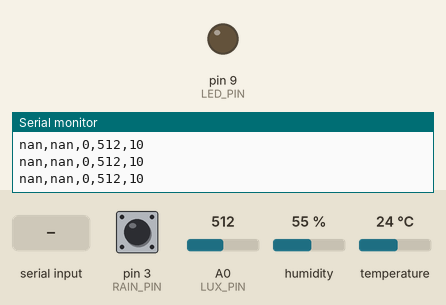
A sketch run on a simulated Arduino Uno, built with avr-gcc and run on an emulated ATmega328P. Parts: output pins drawn as LEDs (lit = HIGH), the last lines printed to the serial monitor. Inputs (shaded band) come from the test bench; at power-on: pin 3 (RAIN_PIN) HIGH, A0 (LUX_PIN) = 512, humidity 55 %, temperature 24 °C. The local clock reads 2024-03-15 10:24:30 at power-on unless the sketch sets it.

Above: at 1.2 s.
1.3 s: "30,150\n" received over Serial
2.8 s: "2\n" received over Serial
At 3.3 s:
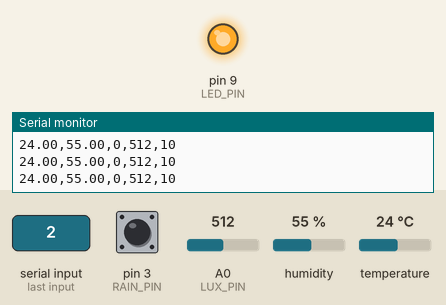
4.3 s: "90,45\n" received over Serial
At 5.7 s:
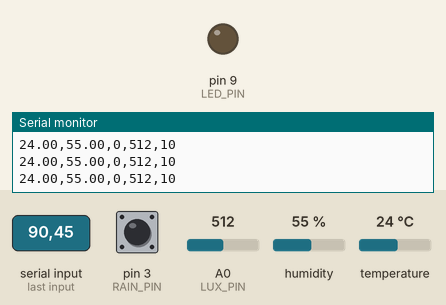
14.2 s: "1\n" received over Serial
At 15.6 s:
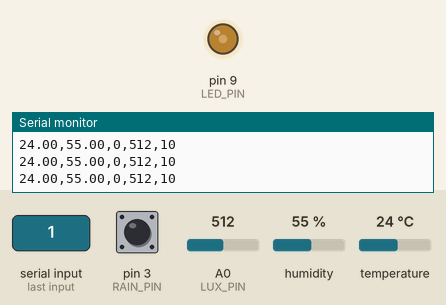
Timing chart, 0 to 17.2 s (numbered marks = the images above; inputs shaded):
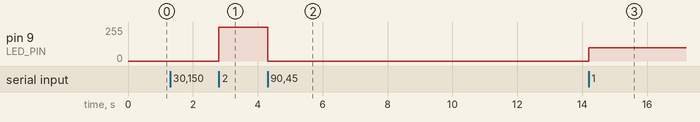

The sketch:

bug_lure.ino
```cpp
// 엄물포 | 기상 반응형 395nm 날벌레 유인 장치 (아두이노 나노)
// 역할: 센서 값 전송(인지) + 강우 안전 규칙 + LED 출력(행동)
#include <Wire.h>
#include <RTClib.h>     // RTC 모듈 (DS3231 기준)
#include <DHT.h>        // 온습도 센서 (DHT22 기준)

#define DHT_PIN   2
#define RAIN_PIN  3     // 강우 센서 DO: 젖으면 LOW
#define LUX_PIN   A0    // 조도 센서(CdS): 밝을수록 값이 커지게 배선
#define LED_PIN   9     // MOSFET 게이트 → 395nm LED (PWM)

DHT dht(DHT_PIN, DHT22);
RTC_DS3231 rtc;

int level = 0;                       // 파이썬이 보낸 단계: 0 소등, 1 저출력, 2 고출력
float temp = NAN, hum = NAN;
unsigned long lastSend = 0, lastDht = 0;

void setup() {
  Serial.begin(9600);
  dht.begin();
  rtc.begin();
  pinMode(RAIN_PIN, INPUT);
  pinMode(LED_PIN, OUTPUT);
}

void loop() {
  bool raining = digitalRead(RAIN_PIN) == LOW;

  // 1) 파이썬(GRU)에서 온 명령 읽기: '0' / '1' / '2'
  while (Serial.available()) {
    char c = Serial.read();
    if (c >= '0' && c <= '2') level = c - '0';
  }

  // 2) 온습도는 2초마다만 읽기 (DHT22는 너무 자주 읽으면 오류)
  if (millis() - lastDht >= 2000) {
    lastDht = millis();
    temp = dht.readTemperature();
    hum  = dht.readHumidity();
  }

  // 3) 100ms마다 센서 값 전송: 기온,습도,강우,조도,시
  if (millis() - lastSend >= 100) {
    lastSend = millis();
    DateTime now = rtc.now();
    Serial.print(temp);  Serial.print(',');
    Serial.print(hum);   Serial.print(',');
    Serial.print(raining ? 1 : 0); Serial.print(',');
    Serial.print(analogRead(LUX_PIN)); Serial.print(',');
    Serial.println(now.hour());
  }

  // 4) 행동: 비가 오면 AI 명령과 상관없이 소등 (안전 규칙 최우선)
  int pwm = 0;
  if (!raining) {
    if (level == 2) pwm = 255;       // 고출력
    else if (level == 1) pwm = 100;  // 저출력
  }
  analogWrite(LED_PIN, pwm);
}
```

Measured:
- after the input at 2.8 s, pin 9 (LED_PIN): 0/255 → 255/255 at once
- after the input at 4.3 s, pin 9 (LED_PIN): 255/255 → 0/255 at once
- after the input at 14.2 s, pin 9 (LED_PIN): 0/255 → 100/255 at once
